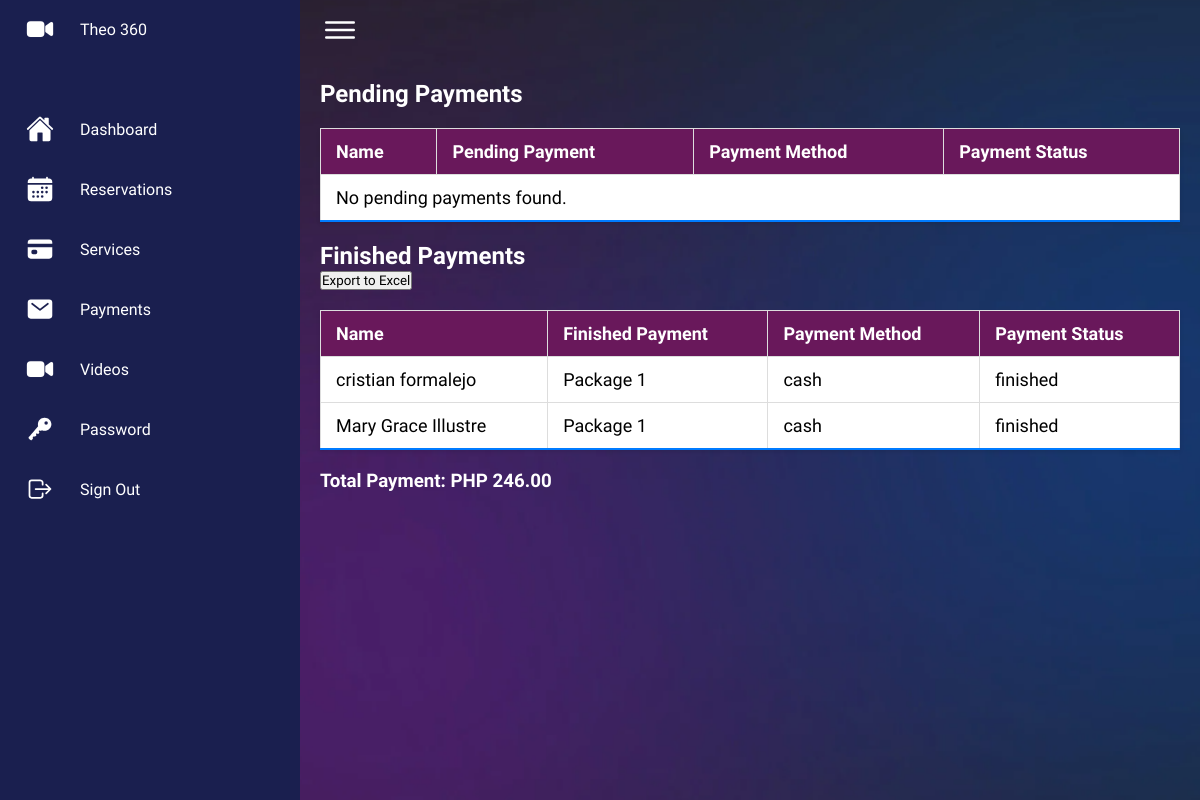
The page /payments.php (signed in) on the database its author committed.
### tables this page shows
CREATE TABLE `bookings` (
  `booking_id` int(11) NOT NULL,
  `user_id` int(11) NOT NULL,
  `service_id` int(11) NOT NULL,
  `date` date DEFAULT NULL,
  `time` time DEFAULT NULL,
  `location` varchar(255) DEFAULT NULL,
  `indoor_outdoor` varchar(50) DEFAULT NULL,
  `event_title` varchar(255) DEFAULT NULL,
  `status` varchar(255) NOT NULL DEFAULT 'pending'
);

CREATE TABLE `users` (
  `user_id` int(11) NOT NULL,
  `email` varchar(255) NOT NULL,
  `first_name` varchar(255) NOT NULL,
  `last_name` varchar(255) NOT NULL,
  `username` varchar(255) NOT NULL,
  `password` varchar(255) NOT NULL,
  `p_num` varchar(225) NOT NULL,
  `role` enum('user','admin','s-admin') DEFAULT 'user'
);

CREATE TABLE `services` (
  `service_id` int(11) NOT NULL,
  `service_name` varchar(255) NOT NULL,
  `service_desc` text NOT NULL,
  `service_price` decimal(10,2) NOT NULL
);

CREATE TABLE `payments` (
  `payment_id` int(11) NOT NULL,
  `booking_id` int(11) NOT NULL,
  `payment_method` varchar(255) DEFAULT NULL,
  `payment_status` varchar(255) DEFAULT NULL
);

### payments.php (the view, shortened to what this page needs)
<?php
include 'classes/database.php';
try {
    $pendingQuery = "
        SELECT b.booking_id, u.first_name, u.last_name, s.service_name, p.payment_method, p.payment_status
        FROM bookings b
        JOIN users u ON b.user_id = u.user_id
        JOIN services s ON b.service_id = s.service_id
        JOIN payments p ON b.booking_id = p.booking_id
        WHERE p.payment_status = 'approved' AND b.status = 'approved'
        ORDER BY b.booking_id";
    $pendingStmt = $pdo->prepare($pendingQuery);
    $pendingStmt->execute();
    $pendingBookings = $pendingStmt->fetchAll(PDO::FETCH_ASSOC);
    $finishedQuery = "
        SELECT b.booking_id, u.first_name, u.last_name, s.service_name, p.payment_method, p.payment_status
        FROM bookings b
        JOIN users u ON b.user_id = u.user_id
        JOIN services s ON b.service_id = s.service_id
        JOIN payments p ON b.booking_id = p.booking_id
        WHERE p.payment_status = 'finished' AND b.status = 'finished'
        ORDER BY b.booking_id";
    $finishedStmt = $pdo->prepare($finishedQuery);
    $finishedStmt->execute();
    $finishedBookings = $finishedStmt->fetchAll(PDO::FETCH_ASSOC);
    $totalFinishedQuery = "
        SELECT SUM(s.service_price) AS total_payment
        FROM bookings b
        JOIN services s ON b.service_id = s.service_id
        JOIN payments p ON b.booking_id = p.booking_id
        WHERE p.payment_status = 'finished' AND b.status = 'finished'
    ";
    $totalFinishedStmt = $pdo->prepare($totalFinishedQuery);
    $totalFinishedStmt->execute();
    $totalFinishedRow = $totalFinishedStmt->fetch(PDO::FETCH_ASSOC);
    $totalFinishedPayment = $totalFinishedRow['total_payment'] ?? 0;
} catch (PDOException $e) {
    echo "Error: " . $e->getMessage();
}
?>
<!DOCTYPE html>
<html lang="en">
<head>
    <link rel="stylesheet" href="./assets/css/style.css?v=<?php echo time();?>">
</head>
<body>
<?php include("sidebar.php");?>
    <div class="main-content">
        <h2>Pending Payments</h2>
        <table>
            <thead>
                <tr>
                    <th>Name</th>
                    <th>Pending Payment</th>
                    <th>Payment Method</th>
                    <th>Payment Status</th>
                </tr>
            </thead>
            <tbody>
                <?php if (!empty($pendingBookings)) : ?>
                    <?php foreach ($pendingBookings as $booking): ?>
                        <tr>
                            <td><?php echo htmlspecialchars($booking['first_name'] . ' ' . $booking['last_name']); ?></td>
                            <td><?php echo htmlspecialchars($booking['service_name']); ?></td>
                            <td><?php echo htmlspecialchars($booking['payment_method']); ?></td>
                            <td><?php echo htmlspecialchars($booking['payment_status']); ?></td>
                        </tr>
                    <?php endforeach; ?>
                <?php else: ?>
                    <tr>
                        <td colspan="4">No pending payments found.</td>
                    </tr>
                <?php endif; ?>
            </tbody>
        </table>
        <h2>Finished Payments</h2>
        <button class="btn btn-danger" onclick="exportToExcel()">Export to Excel</button>
        <table>
            <thead>
                <tr>
                    <th>Name</th>
                    <th>Finished Payment</th>
                    <th>Payment Method</th>
                    <th>Payment Status</th>
                </tr>
            </thead>
            <tbody>
                <?php if (!empty($finishedBookings)) : ?>
                    <?php foreach ($finishedBookings as $booking): ?>
                        <tr>
                            <td><?php echo htmlspecialchars($booking['first_name'] . ' ' . $booking['last_name']); ?></td>
                            <td><?php echo htmlspecialchars($booking['service_name']); ?></td>
                            <td><?php echo htmlspecialchars($booking['payment_method']); ?></td>
                            <td><?php echo htmlspecialchars($booking['payment_status']); ?></td>
                        </tr>
                    <?php endforeach; ?>
                <?php else: ?>
                    <tr>
                        <td colspan="3">No finished payments found.</td>
                    </tr>
                <?php endif; ?>
            </tbody>
        </table>
        <h3>Total Payment: PHP <?php echo number_format($totalFinishedPayment, 2); ?></h3>
    </div>
</body>
</html>

### assets/css/style.css (style rules this page uses)
* { font-family: "Ubuntu", sans-serif; margin: 0; padding: 0; box-sizing: border-box; }
:root { --blue: #1A1F4F; --white: #fff; --gray: #f5f5f5; --black1: #222; --black2: #999; --purple: #69185B; }
body { min-height: 100vh; overflow-x: hidden; background-image: url('../imgs/bg.png'); background-position: center; background-size: cover; }
.main-content { padding: 20px; }
.main-content h2 { color: white; }

### payments.php (style rules this page uses)
table { width: 100%; border-collapse: collapse; margin: 20px 0; font-size: 18px; text-align: left; background-color: white; box-shadow: 0 2px 4px rgba(0, 0, 0, 0.1); }
table thead tr { background-color: #69185B; color: #ffffff; }
table th, table td { padding: 12px 15px; border: 1px solid #dddddd; }
table tbody tr { border-bottom: 1px solid #dddddd; }
table tbody tr:last-of-type { border-bottom: 2px solid #007bff; }
h3 { color: #fff; margin-top: 20px; }

### rows shown on the page
bookings: user.last_name "cristian formalejo", service.service_name "Package 1", payments.payment_method "cash", payments.payment_status "finished"
bookings: user.last_name "Mary Grace Illustre", service.service_name "Package 1", payments.payment_method "cash", payments.payment_status "finished"

### other values the page prints
$totalFinishedPayment "246.00"
